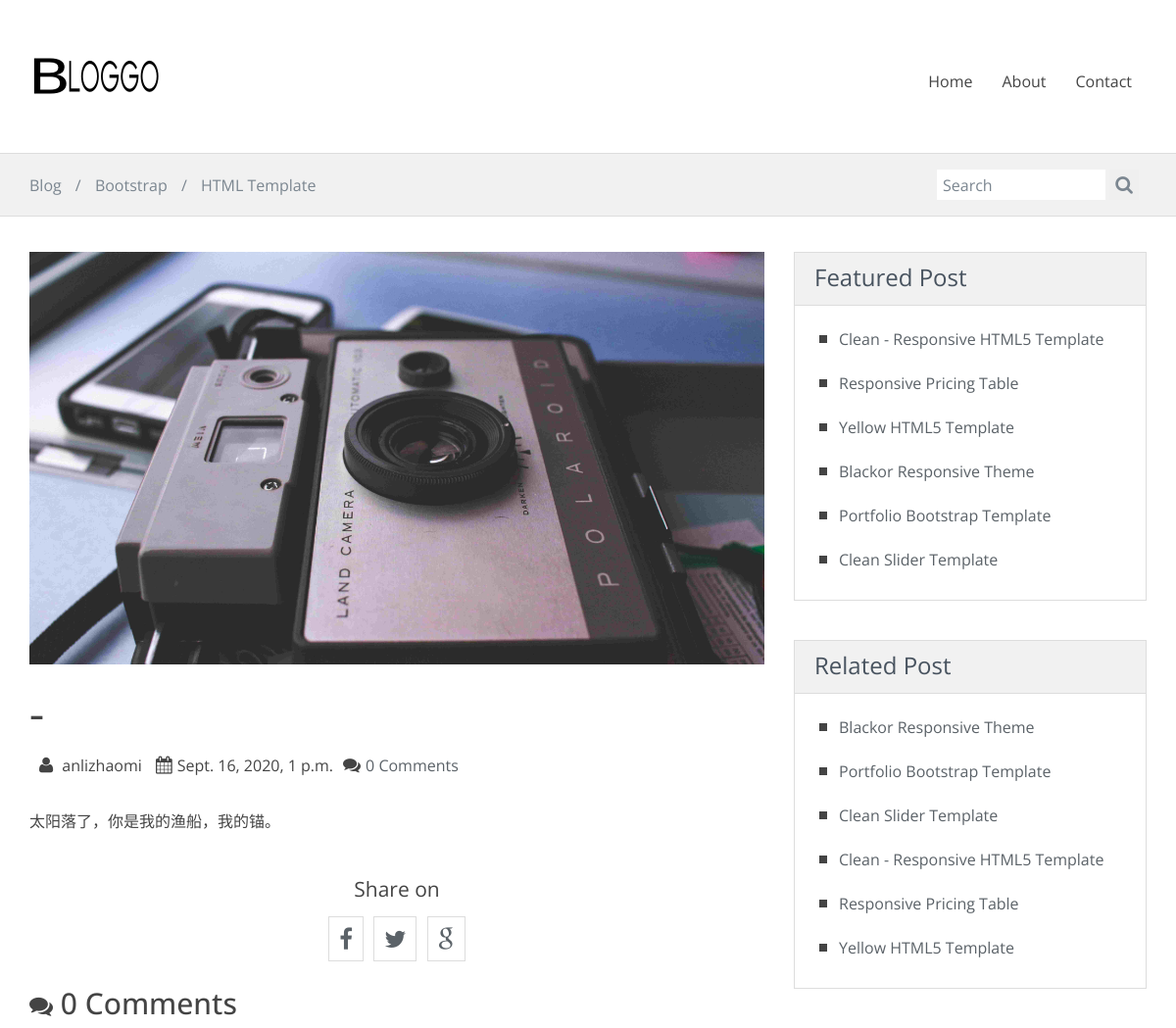
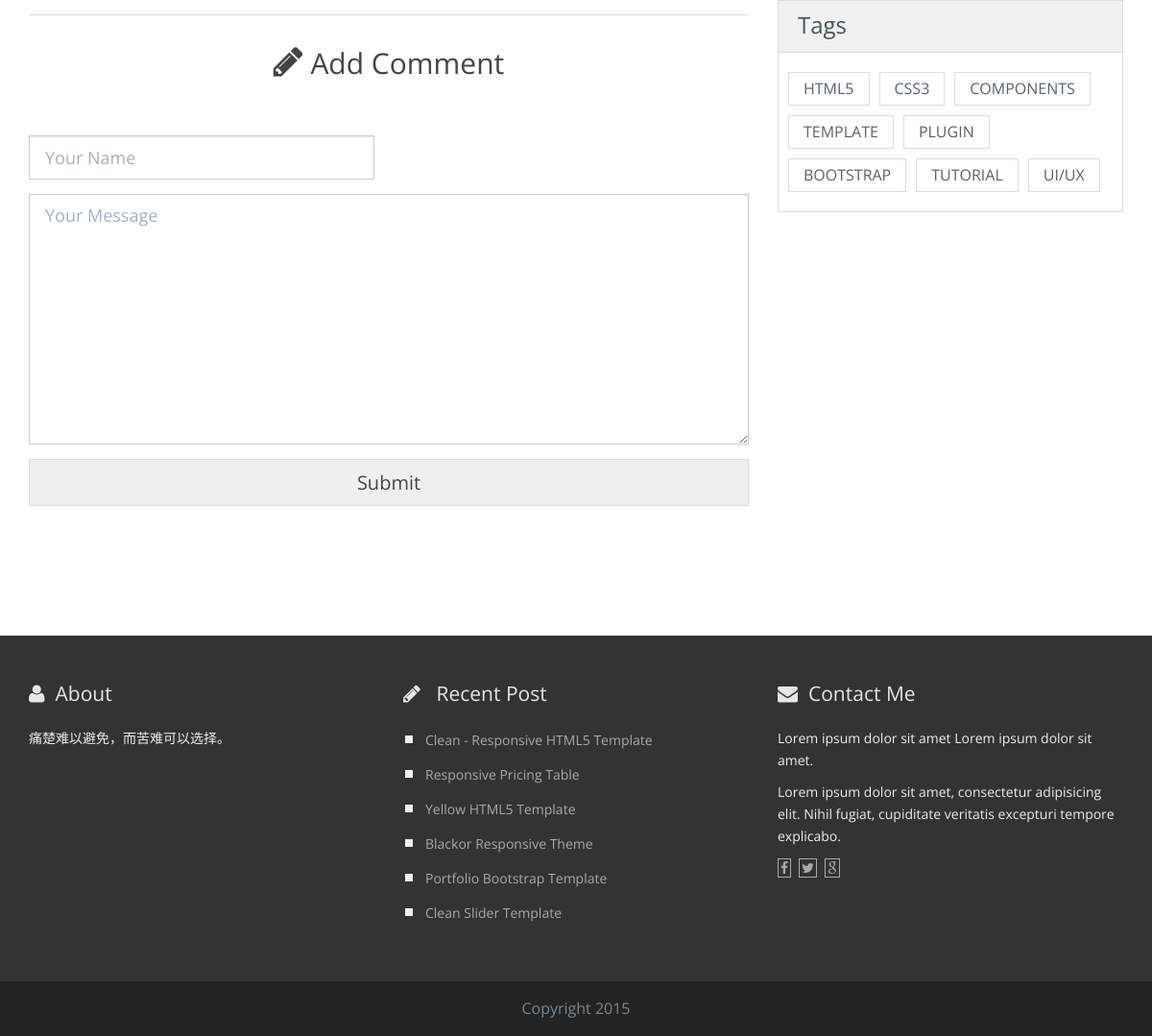
/4, run on the app's committed database (2 pictures, top to bottom).
### BLOGS/models.py (models this page shows)
class Blog(models.Model):
    title = models.CharField(max_length=200)
    text = models.CharField(max_length=99999)
    updated_time = models.DateTimeField(auto_now=True)
    created_time = models.DateTimeField(auto_now_add=True)
    created_by = models.ForeignKey(User, related_name='blog', on_delete=models.CASCADE)

### BLOGS/views.py (the view)
# urls.py: path('<int:pk>', views.detail, name ='detail'),
def detail(request, pk):
    try:
        blog = Blog.objects.get(pk=pk)
        comments = Comment.objects.filter(blog=pk)
    except Blog.DoesNotExist:
        raise Http404('Blog does not exist')
    return render(request, 'single.html', {'blog':blog, 'comments':comments})

### templates/single.html (shortened to what this page needs)
<!DOCTYPE html>
{% load static %}
<html lang="en">
<head>
    <link rel="stylesheet" href="{% static 'css/bootstrap.min.css' %}">
    <link rel="stylesheet" href="{% static 'css/font-awesome/css/font-awesome.min.css' %}">
   <link rel="stylesheet" href="{% static 'css/style.css' %}" id="theme-styles">
</head>
<body>
    <header>
        <div class="widewrapper masthead">
            <div class="container">
                <a href="{% url 'index' %}" id="logo">
                    <img src="{% static 'img/logo.png' %}" alt="clean Blog">
                </a>
                <nav class="pull-right clean-nav">
                    <div class="collapse navbar-collapse">
                        <ul class="nav nav-pills navbar-nav">
                             <li>
                                <a href="{% url 'index' %}">Home</a>
                            </li>
                            <li>
                                <a href="{% url 'about' %}">About</a>
                            </li>
                            <li>
                                <a href="{% url 'contact' %}">Contact</a>
                            </li>
                        </ul>
                    </div>
                </nav>
            </div>
        </div>
        <div class="widewrapper subheader">
            <div class="container">
                <div class="clean-breadcrumb">
                    <a href="{% url 'index' %}">Blog</a>
                    <span class="separator">&#x2F;</span>
                    <a href="#">Bootstrap</a>
                    <span class="separator">&#x2F;</span>
                    <a href="#">HTML Template</a>
                </div>
                <div class="clean-searchbox">
                    <form action="#" method="get" accept-charset="utf-8">
                        <input class="searchfield" id="searchbox" type="text" placeholder="Search">
                         <button class="searchbutton" type="submit">
                            <i class="fa fa-search"></i>
                        </button>
                    </form>
                </div>
            </div>
        </div>
    </header>
    <div class="widewrapper main">
        <div class="container">
            <div class="row">
                <div class="col-md-8 blog-main">
                    {% if blog %}
                    <article class="blog-post">
                        <header>
                            <div class="lead-image">
                                <img src="img/single-post.jpg" alt="" class="img-responsive">
                            </div>
                        </header>
                        <div class="body">
                            <h1>{{blog.title}}</h1>
                            <div class="meta">
                                <i class="fa fa-user"></i> {{ blog.created_by }} <i class="fa fa-calendar"></i>{{ blog.created_time }}<i class="fa fa-comments"></i><span class="data"><a href="#comments">{{comments.count}} Comments</a></span>
                            </div>
                            <p>{{ blog.text }}</p>
                        </div>
                    </article>
                    {% endif %}
                    <aside class="social-icons clearfix">
                        <h3>Share on </h3>
                        <a href="#"><i class="fa fa-facebook"></i></a> <a href="#"><i class="fa fa-twitter"></i></a> <a href="#"><i class="fa fa-google"></i></a>
                    </aside>
                    <h2><i class="fa fa-comments"></i> {{comments.count}} Comments</h2>
                    <aside class="create-comment" id="create-comment">
                        <hr>
                        <h2><i class="fa fa-pencil"></i> Add Comment</h2>
                        <form action="{% url 'new_comment' blog.id %}" method="post" accept-charset="utf-8">
                            <div class="row">
                                <div class="col-md-6">
                                    <input type="text" name="name" id="comment-name" placeholder="Your Name" class="form-control input-lg">
                                </div>
                            </div>
                            <textarea rows="10" name="message" id="comment-body" placeholder="Your Message" class="form-control input-lg"></textarea>
                            <div class="buttons clearfix">
                                <button type="submit" class="btn btn-xlarge btn-clean-one">Submit</button>
                            </div>
                        </form>
                    </aside>
                </div>
                <aside class="col-md-4 blog-aside">
                    <div class="aside-widget">
                        <header>
                            <h3>Featured Post</h3>
                        </header>
                        <div class="body">
                            <ul class="clean-list">
                                <li><a href="">Clean - Responsive HTML5 Template</a></li>
                                <li><a href="">Responsive Pricing Table</a></li>
                                <li><a href="">Yellow HTML5 Template</a></li>
                                <li><a href="">Blackor Responsive Theme</a></li>
                                <li><a href="">Portfolio Bootstrap Template</a></li>
                                <li><a href="">Clean Slider Template</a></li>
                            </ul>
                        </div>
                    </div>
                    <div class="aside-widget">
                        <header>
                            <h3>Related Post</h3>
                        </header>
                        <div class="body">
                            <ul class="clean-list">
                                <li><a href="">Blackor Responsive Theme</a></li>
                                <li><a href="">Portfolio Bootstrap Template</a></li>
                                <li><a href="">Clean Slider Template</a></li>
                                <li><a href="">Clean - Responsive HTML5 Template</a></li>
                                <li><a href="">Responsive Pricing Table</a></li>
                                <li><a href="">Yellow HTML5 Template</a></li>
                            </ul>
                        </div>
                    </div>
                    <div class="aside-widget">
                        <header>
                            <h3>Tags</h3>
                        </header>
                        <div class="body clearfix">
                            <ul class="tags">
                                <li><a href="#">HTML5</a></li>
                                <li><a href="#">CSS3</a></li>
                                <li><a href="#">COMPONENTS</a></li>
                                <li><a href="#">TEMPLATE</a></li>
                                <li><a href="#">PLUGIN</a></li>
                                <li><a href="#">BOOTSTRAP</a></li>
                                <li><a href="#">TUTORIAL</a></li>
                                <li><a href="#">UI/UX</a></li>
                            </ul>
                        </div>
                    </div>
                </aside>
            </div>
        </div>
    </div>
    <footer>
        <div class="widewrapper footer">
            <div class="container">
                <div class="row">
                    <div class="col-md-4 footer-widget">
                        <h3> <i class="fa fa-user"></i>About</h3>
                       <p>痛楚难以避免，而苦难可以选择。</p>
                    </div>
                    <div class="col-md-4 footer-widget">
                        <h3> <i class="fa fa-pencil"></i> Recent Post</h3>
                        <ul class="clean-list">
                            <li><a href="">Clean - Responsive HTML5 Template</a></li>
                            <li><a href="">Responsive Pricing Table</a></li>
                            <li><a href="">Yellow HTML5 Template</a></li>
                            <li><a href="">Blackor Responsive Theme</a></li>
                            <li><a href="">Portfolio Bootstrap Template</a></li>
                            <li><a href="">Clean Slider Template</a></li>
                        </ul>
                    </div>
                    <div class="col-md-4 footer-widget">
                        <h3> <i class="fa fa-envelope"></i>Contact Me</h3>
                        <p>Lorem ipsum dolor sit amet Lorem ipsum dolor sit amet.</p>
                        <p>Lorem ipsum dolor sit amet, consectetur adipisicing elit. Nihil fugiat, cupiditate veritatis excepturi tempore explicabo.</p>
                         <div class="footer-widget-icon">
                            <i class="fa fa-facebook"></i><i class="fa fa-twitter"></i><i class="fa fa-google"></i>
                        </div>
                    </div>
                </div>
            </div>
        </div>
        <div class="widewrapper copyright">
                Copyright 2015
        </div>
    </footer>
</body>
</html>

### data on the page
Blog: title "-", created_by "anlizhaomi", created_time "Sept. 16, 2020, 1 p.m.", text "太阳落了，你是我的渔船，我的锚。"

### other printed values
{{ comments.count }} "0"
